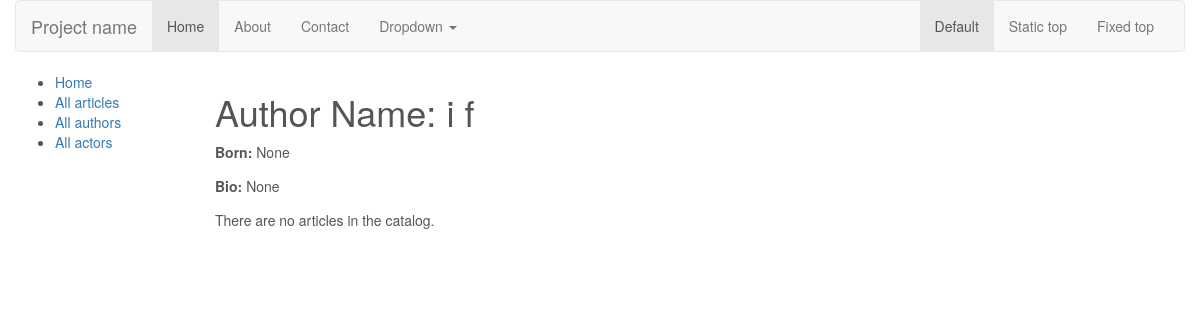
The app's page /catalog/author/1 with its own data.
### catalog/models.py (models this page shows, shortened)
class Author(models.Model):
    first_name = models.CharField(max_length=100)
    last_name = models.CharField(max_length=100)
    date_of_birth = models.DateField(null=True, blank=True)
    bio = models.TextField(max_length=1000, help_text="Enter a brief description ", null=True)
    def display_full_name(self):
            """
            Creates a string for the name of this author.
            """
            return ' '.join([ self.first_name, self.last_name ])
    display_full_name.short_description = 'Name'

### catalog/views.py (the view)
# urls.py: url(r'^author/(?P<pk>\d+)$', views.AuthorDetailView.as_view(), name='author-detail'),
class AuthorDetailView(generic.DetailView):
    model = Author

### catalog/templates/catalog/author_detail.html
{% extends "base_generic.html" %}
{% block content %}
    <h1>Author Name: {{ author.first_name }} {{ author.last_name }}</h1>
    <p><strong>Born:</strong> {{ author.date_of_birth }}</p>
    <p><strong>Bio:</strong> {{ author.bio }}</p>
    {% if article_list %}
    <ul>
      {% for article in article_list %}
      <li>
        <a href="{{ article.get_absolute_url }}">{{ article.title }}</a> ({{ article.release_date }})
      </li>
      {% endfor %}
    </ul>
    {% else %}
      <p>There are no articles in the catalog.</p>
    {% endif %}
{% endblock %}

### catalog/static/css/main.css (style rules this page uses)
body { color:#555 }
p { margin:0 0 1em 0 }

### records on screen
Author: first_name "i", last_name "f", date_of_birth "None", bio "None"
